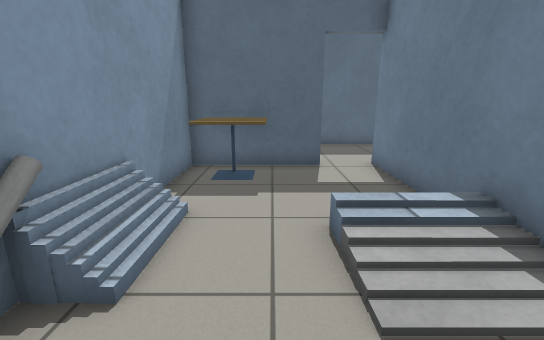
[1] (above)

13 first-person views from a walk through a Gazebo world. The camera is 1 m above the floor, tilts 14° down and sees 90° across. The floor is counted in squares, 0.5 m on a side. Each view is taken from the middle of a square. On the plan, view 1 faces up. The plan holds only what a view shows up to about 16 squares ahead; the rest is blank. Gazebo's built-in surfaces are drawn with simple patterns.

[2]
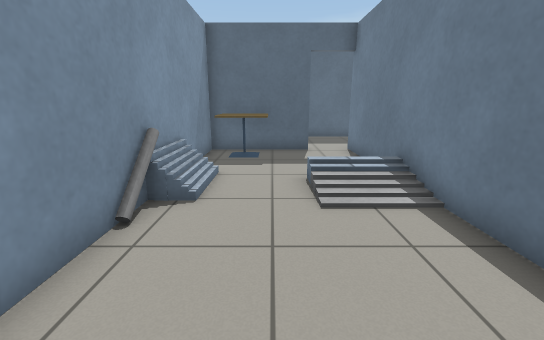

[3]
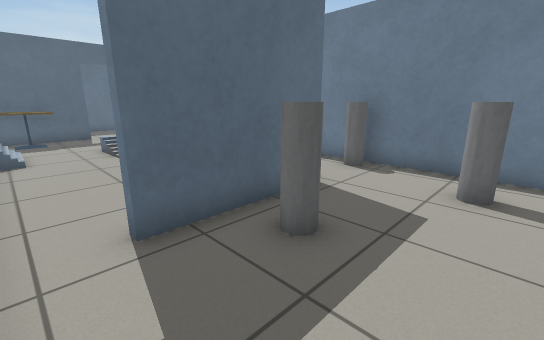

[4]
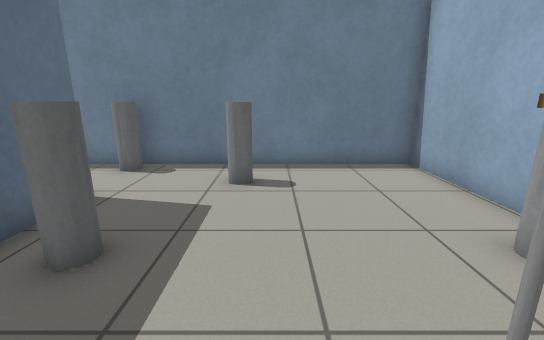

[5]
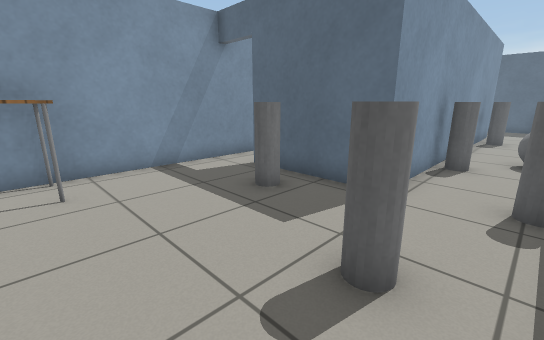

[6]
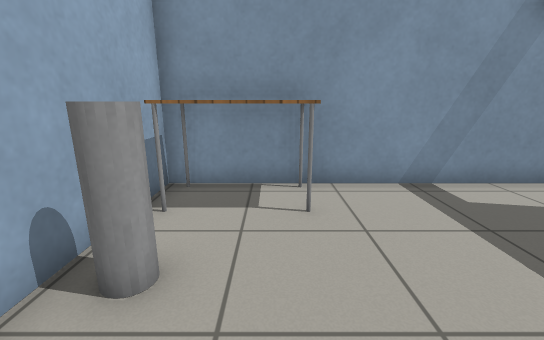

[7]
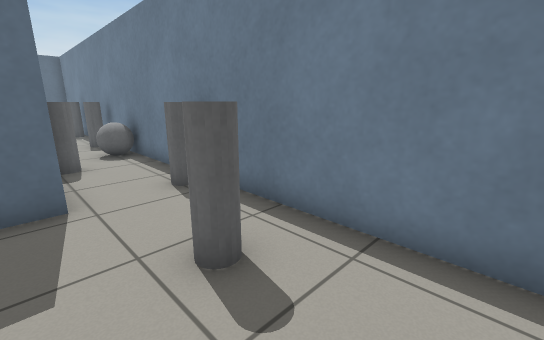

[8]
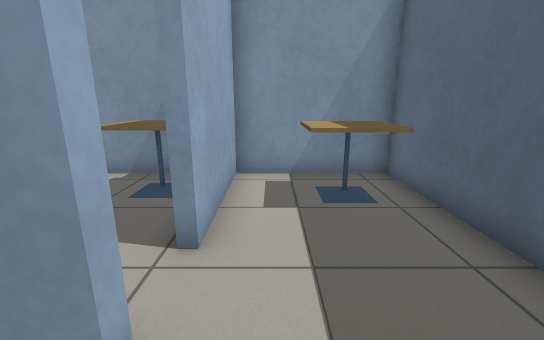

[9]
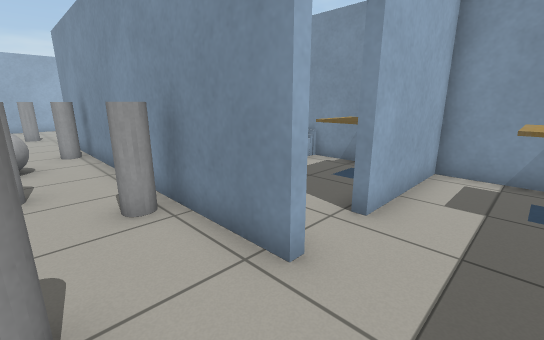

[10]
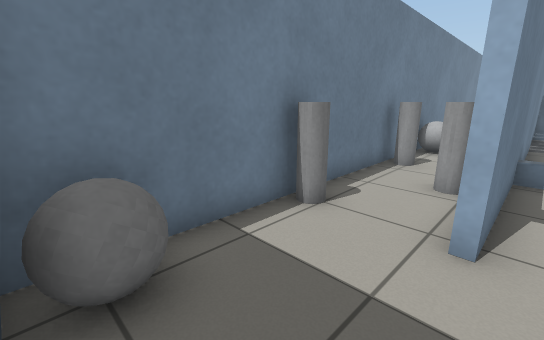

[11]
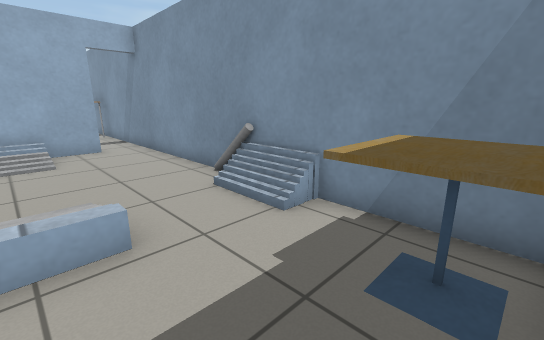

[12]
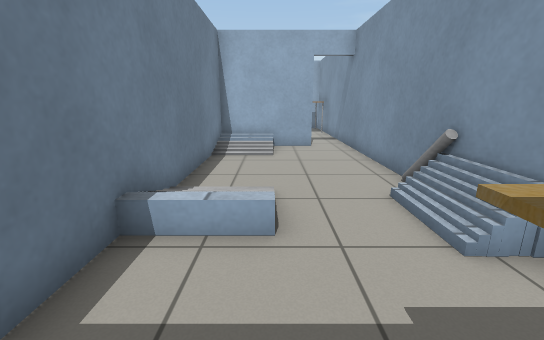

[13]
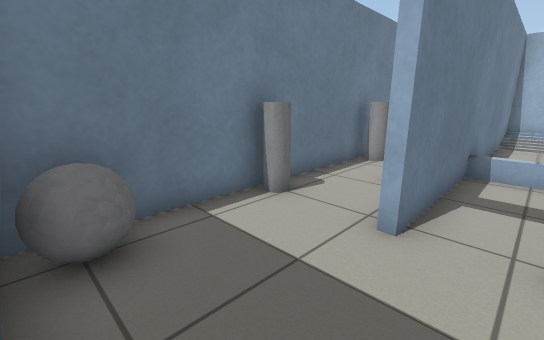

### Floor plan
Key: @ floor where view 1 was taken; # wall or solid block; . main floor; : floor 0.25 m higher than the main floor; / step, stairs or slope; D open door; = window, fence, low wall or low ledge; T cafe table; C grey cylinder; A table; B grey ball.
Columns run from 3 left of view 1 to 7 right of it. Each row starts with its distance up from view 1.
 14 #########
 13 #........B#
 12 #.TT.....B#
 11 #.TT......#
 10 #.........#
  9 #####DD..C#
  8 #TTT..#...#
  7 #TTT..#...#
  6 #.....#C..#
  5 #=....#...#
  4 #/..//#..C#
  3 #/../:#...#
  2 #C....#...#
  1 #.....#..B#
  0 #..@..#..B#
 -1 #.....#C..#
 -2 #.....#...#
 -3 #.../.#...#
 -4 #.../:#...#
 -5 #DD####..C#
 -6 #...C.....#
 -7 #.........#
 -8 #.......C.#
 -9 #.........#
-10 #AA.......#
-11 # A.......#
-12 # A.......#
-13 #AA.C.....#
-14 ###########

Positions as (right, up) in squares from view 1, and headings:
1: (0, 0), facing up
2: (0, -3), facing up
3: (-2, -9), facing up-right
4: (-2, -9), facing right
5: (6, -11), facing up-left
6: (4, -11), facing left
7: (3, -11), facing up-right
8: (5, 10), facing left
9: (6, 11), facing down-left
10: (3, 13), facing down-right
11: (2, 8), facing down-left
12: (1, 8), facing down
13: (2, 13), facing down-right
